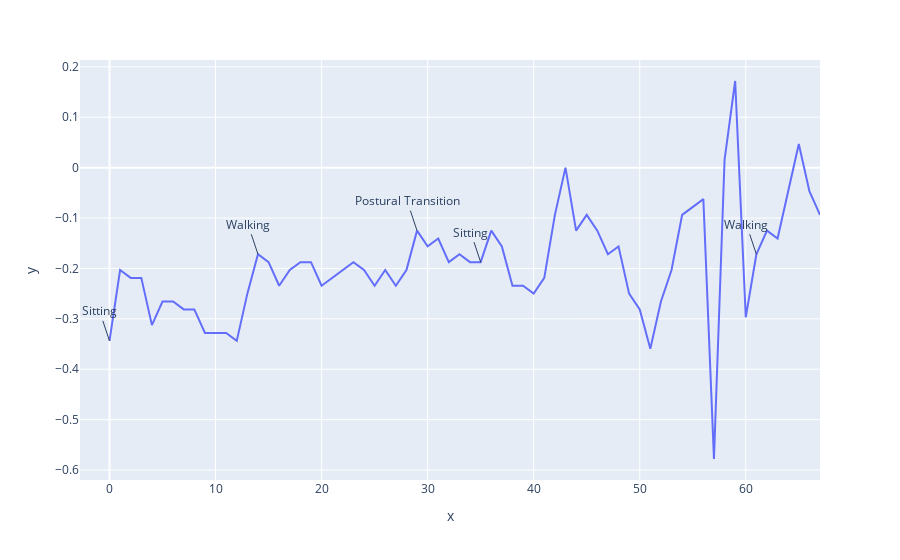

Notebook cell for this chart:
### Code cell
#Allows for input of cuts and a label for the section cut
fig = go.Figure()

config = dict({'scrollZoom': True})
roi = roi.reset_index(drop=True)
fig = px.line(df, x=roi.index, y=roi)


last_cut = 0
cut = 0
last = len(roi) -1
print("The last label should be at", last)
while cut != len(roi):
    print("Enter cut position:")
    cut = int(input())
    if cut <= 0 or cut > last:
        print("Error: Cut not within bounds of data")
        break
    else:
        print("Enter label of cut section:")
        lab = str(input())

        #Adds annotation for label at the beggining of section
        fig.add_annotation(x=last_cut, y=data["column3"].iloc[last_cut],
                text=lab,
                showarrow=True)

        cut = cut + 1
        data["Labels"].iloc[last_cut:cut] = lab
        last_cut = cut
    
fig.show(config=config)
with pd.option_context('display.max_rows', None, 'display.max_columns', None):
    print(data)

### Figure 1 — Plotly figure (JSON) as saved in the notebook; plotly's stock layout.template omitted (floating-point values rounded to 4 significant figures)
{"data": [{"hovertemplate": "x=%{x}<br>y=%{y}<extra></extra>", "legendgroup": "", "line": {"color": "#636efa", "dash": "solid"}, "mode": "lines", "name": "", "orientation": "v", "showlegend": false, "type": "scatter", "x": [0, 1, 2, 3, 4, 5, 6, 7, 8, 9, 10, 11, 12, 13, 14, 15, 16, 17, 18, 19, 20, 21, 22, 23, 24, 25, 26, 27, 28, 29, 30, 31, 32, 33, 34, 35, 36, 37, 38, 39, 40, 41, 42, 43, 44, 45, 46, 47, 48, 49, 50, 51, 52, 53, 54, 55, 56, 57, 58, 59, 60, 61, 62, 63, 64, 65, 66, 67], "xaxis": "x", "y": [-0.3438, -0.2031, -0.2188, -0.2188, -0.3125, -0.2656, -0.2656, -0.2812, -0.2812, -0.3281, -0.3281, -0.3281, -0.3438, -0.25, -0.1719, -0.1875, -0.2344, -0.2031, -0.1875, -0.1875, -0.2344, -0.2188, -0.2031, -0.1875, -0.2031, -0.2344, -0.2031, -0.2344, -0.2031, -0.125, -0.1562, -0.1406, -0.1875, -0.1719, -0.1875, -0.1875, -0.125, -0.1562, -0.2344, -0.2344, -0.25, -0.2188, -0.09375, 0, -0.125, -0.09375, -0.125, -0.1719, -0.1562, -0.25, -0.2812, -0.3594, -0.2656, -0.2031, -0.09375, -0.07812, -0.0625, -0.5781, 0.01562, 0.1719, -0.2969, -0.1719, -0.125, -0.1406, -0.04688, 0.04688, -0.04688, -0.09375], "yaxis": "y"}], "layout": {"annotations": [{"showarrow": true, "text": "Sitting", "x": 0, "y": -0.3438}, {"showarrow": true, "text": "Walking", "x": 14, "y": -0.1719}, {"showarrow": true, "text": "Postural Transition", "x": 29, "y": -0.125}, {"showarrow": true, "text": "Sitting", "x": 35, "y": -0.1875}, {"showarrow": true, "text": "Walking", "x": 61, "y": -0.1719}], "legend": {"tracegroupgap": 0}, "margin": {"t": 60}, "xaxis": {"anchor": "y", "domain": [0, 1], "title": {"text": "x"}}, "yaxis": {"anchor": "x", "domain": [0, 1], "title": {"text": "y"}}}}
